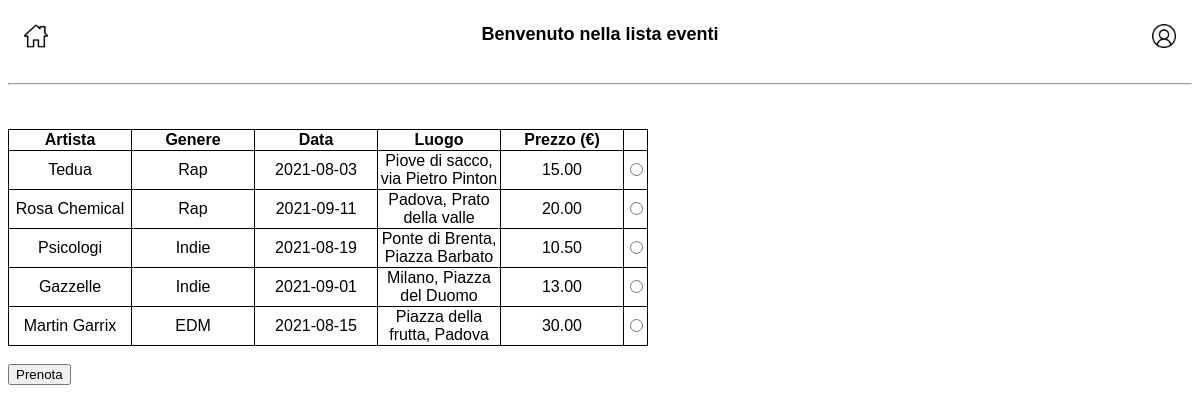
Page /eventi.php on the committed database.
### tables this page shows
CREATE TABLE `evento` (
  `id` int(11) NOT NULL,
  `cantante` int(11) NOT NULL,
  `genere` varchar(80) NOT NULL,
  `data` date NOT NULL,
  `prezzo` decimal(5,2) NOT NULL,
  `luogo` varchar(100) NOT NULL
);

CREATE TABLE `artista` (
  `id` int(11) NOT NULL,
  `nome` varchar(80) NOT NULL,
  `genere` varchar(80) NOT NULL
);

### eventi.php (the view, shortened to what this page needs)
<?php
include "connessioneDB.php";
?>
<!DOCTYPE html>
<html lang="it">
<head>
    <link rel="stylesheet" href="stile/stile.css">
</head>
<body>
    <form action="prenota_evento.php" method="post">
        <div class="home">
            <a href="index.php">
                <img src="immagini/home.png" class="immagineProfilo">
            </a>
        </div>
        <div class="area_personale">
            <a href="login.php"><img src="immagini/user.png" class="immagineProfilo"></a>
        </div>
        <h1 class="titoloEventi">Benvenuto nella lista eventi</h1>
        <br>
        <hr>
        <br><br>
        <table>
            <tr>
                <th>Artista</th>
                <th>Genere</th>
                <th>Data</th>
                <th>Luogo</th>
                <th>Prezzo (€) </th>
            </tr>
            <?php
            $result = $con->query("SELECT A.nome,E.id,E.genere,E.data,E.prezzo,E.luogo
            from artista as A JOIN evento as E on A.id=E.cantante");
            while ($row = $result->fetch_assoc()) {
                echo "<tr>";
                echo "<td>";
                echo $row['nome'];
                echo "</td>";
                echo "<td>";
                echo $row['genere'];
                echo "</td>";
                echo "<td>";
                echo $row['data'];
                echo "</td>";
                echo "<td>";
                echo $row['luogo'];
                echo "</td>";
                echo "<td>";
                echo $row['prezzo'];
                echo "</td>";
                echo "<td>";
                $ev = $row['id'];
            ?>
            <input type="radio" name="concerto" value="<?php echo $ev?>" id="numprenotazione">
            <?php
                echo "</td>";
                echo "</tr>";
            }
            ?>
        </table>
        <br>
        <input type="submit" value="Prenota">
    </form>
</body>
</html>

### stile/stile.css (style rules this page uses)
body { background-color:white; font-family: Helvetica, sans-serif; box-sizing: border-box; }
table, td, th { border: 1px solid black; text-align: center; }
table { border-collapse: collapse; }
th { width: 10vw; }
td { height: 2vw; }
.area_personale { position: absolute; top: 2vw; right: 2vw; }
.immagineProfilo { width: 2vw; }
a,a:visited { text-decoration: none; color: black; }
.home { top: 2vw; left: 2vw; margin: auto; position: absolute; }
.titoloEventi { font-size: 1.5vw; text-align: center; padding-top: 1vw; }

### rows in the picture
evento: cantante.nome "Tedua", genere "Rap", data "2021-08-03", luogo "Piove di sacco, via Pietro Pinton", prezzo "15.00"
evento: cantante.nome "Rosa Chemical", genere "Rap", data "2021-09-11", luogo "Padova, Prato della valle", prezzo "20.00"
evento: cantante.nome "Psicologi", genere "Indie", data "2021-08-19", luogo "Ponte di Brenta, Piazza Barbato", prezzo "10.50"
evento: cantante.nome "Gazzelle", genere "Indie", data "2021-09-01", luogo "Milano, Piazza del Duomo", prezzo "13.00"
evento: cantante.nome "Martin Garrix", genere "EDM", data "2021-08-15", luogo "Piazza della frutta, Padova", prezzo "30.00"
